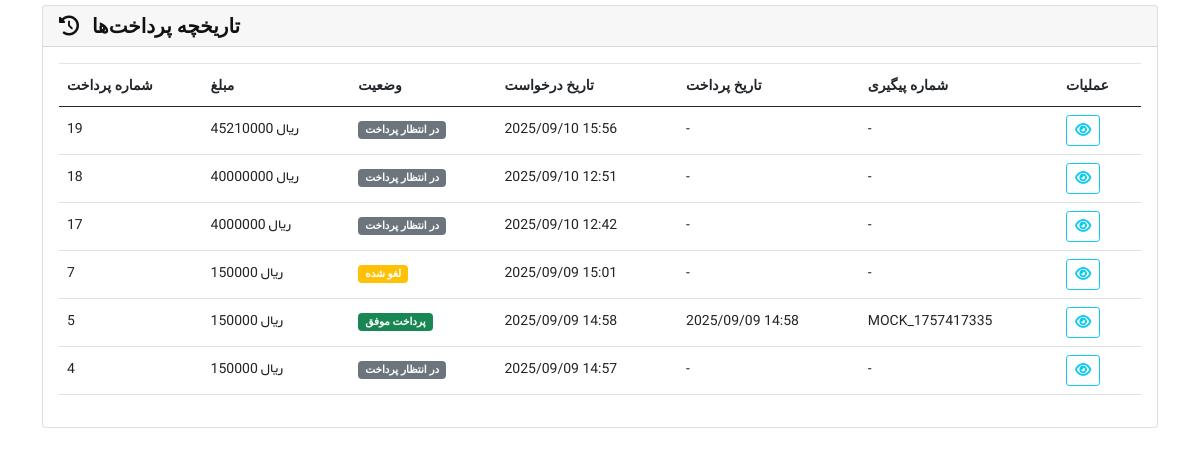
The app's page /order/payment-history/ (signed in), older data.
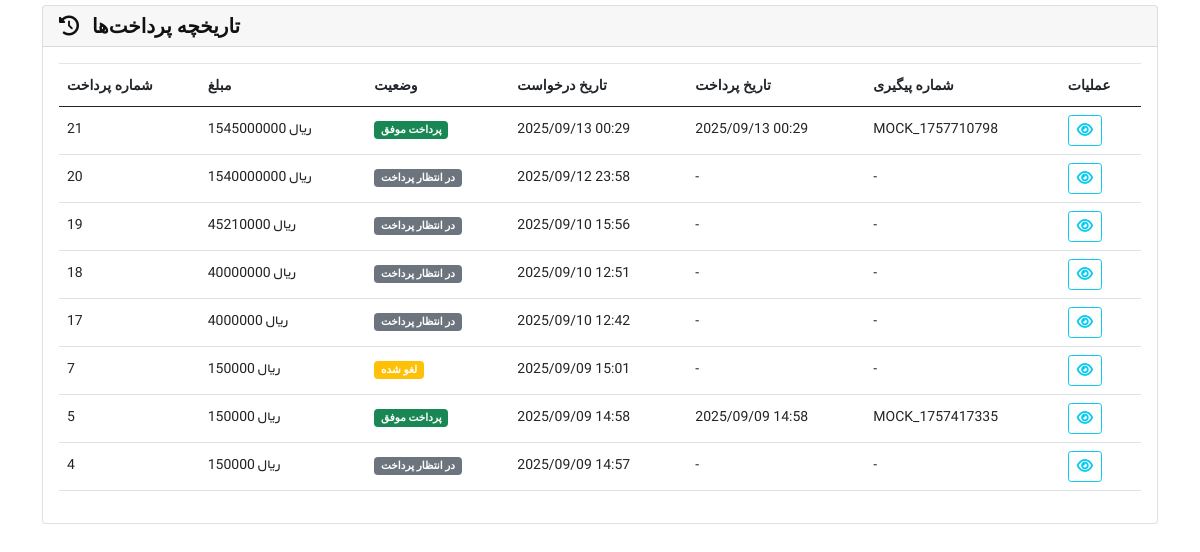
The same page, newer data.
### order_module/models.py (models this page shows, shortened)
class Payment(models.Model):
    STATUS_CHOICES = [
        ('pending', 'در انتظار پرداخت'),
        ('success', 'پرداخت موفق'),
        ('failed', 'پرداخت ناموفق'),
        ('cancelled', 'لغو شده'),
    ]
    user = models.ForeignKey(User, on_delete=models.CASCADE, verbose_name='کاربر')
    order = models.ForeignKey(Order, on_delete=models.CASCADE, verbose_name='سفارش', null=True, blank=True)
    amount = models.PositiveIntegerField(verbose_name='مبلغ (ریال)')
    authority = models.CharField(max_length=100, verbose_name='کد مرجع', null=True, blank=True)
    ref_id = models.CharField(max_length=100, verbose_name='شماره پیگیری', null=True, blank=True)
    status = models.CharField(max_length=20, choices=STATUS_CHOICES, default='pending', verbose_name='وضعیت')
    description = models.TextField(verbose_name='توضیحات', null=True, blank=True)
    created_at = models.DateTimeField(auto_now_add=True, verbose_name='تاریخ ایجاد')
    updated_at = models.DateTimeField(auto_now=True, verbose_name='تاریخ بروزرسانی')
    payment_date = models.DateTimeField(null=True, blank=True, verbose_name='تاریخ پرداخت')
    class Meta:
        verbose_name = 'پرداخت'
        verbose_name_plural = 'پرداخت‌ها'
        ordering = ['-created_at']

### order_module/views.py (the view)
# urls.py: path('payment-history/', views.PaymentHistoryView.as_view(), name='payment_history'),
class PaymentHistoryView(View):
    def get(self, request):
        if not request.user.is_authenticated:
            return redirect('login')
        payments = Payment.objects.filter(user=request.user).order_by('-created_at')
        return render(request, 'order_module/payment_history.html', {'payments': payments})

### order_module/templates/order_module/payment_history.html (shortened to what this page needs)
{% extends 'shared/_layout.html' %}
{% load static %}
{% block content %}
<div class="container mt-5">
    <div class="row">
        <div class="col-12">
            <div class="card">
                <div class="card-header">
                    <h4 class="mb-0">
                        <i class="fas fa-history me-2"></i>
                        تاریخچه پرداخت‌ها
                    </h4>
                </div>
                <div class="card-body">
                    {% if payments %}
                        <div class="table-responsive">
                            <table class="table table-hover">
                                <thead>
                                    <tr>
                                        <th>شماره پرداخت</th>
                                        <th>مبلغ</th>
                                        <th>وضعیت</th>
                                        <th>تاریخ درخواست</th>
                                        <th>تاریخ پرداخت</th>
                                        <th>شماره پیگیری</th>
                                        <th>عملیات</th>
                                    </tr>
                                </thead>
                                <tbody>
                                    {% for payment in payments %}
                                    <tr>
                                        <td>{{ payment.id }}</td>
                                        <td>{{ payment.amount|floatformat:0 }} ریال</td>
                                        <td>
                                            {% if payment.status == 'success' %}
                                                <span class="badge bg-success">{{ payment.get_status_display }}</span>
                                            {% elif payment.status == 'failed' %}
                                                <span class="badge bg-danger">{{ payment.get_status_display }}</span>
                                            {% elif payment.status == 'cancelled' %}
                                                <span class="badge bg-warning">{{ payment.get_status_display }}</span>
                                            {% else %}
                                                <span class="badge bg-secondary">{{ payment.get_status_display }}</span>
                                            {% endif %}
                                        </td>
                                        <td>{{ payment.created_at|date:"Y/m/d H:i" }}</td>
                                        <td>
                                            {% if payment.payment_date %}
                                                {{ payment.payment_date|date:"Y/m/d H:i" }}
                                            {% else %}
                                                -
                                            {% endif %}
                                        </td>
                                        <td>
                                            {% if payment.ref_id %}
                                                {{ payment.ref_id }}
                                            {% else %}
                                                -
                                            {% endif %}
                                        </td>
                                        <td>
                                            <button class="btn btn-sm btn-outline-info"
                                                    data-bs-toggle="modal"
                                                    data-bs-target="#paymentModal{{ payment.id }}">
                                                <i class="fas fa-eye"></i>
                                            </button>
                                        </td>
                                    </tr>
                                    {% endfor %}
                                </tbody>
                            </table>
                        </div>
                    {% endif %}
                </div>
            </div>
        </div>
    </div>
</div>
{% endblock %}

Row changes from the older to the newer data that the page shows:
added Payment: id "21", amount "1545000000", status "پرداخت موفق", created_at "2025/09/13 00:29", payment_date "2025/09/13 00:29", ref_id "MOCK_1757710798"
added Payment: id "20", amount "1540000000", status "در انتظار پرداخت", created_at "2025/09/12 23:58"
